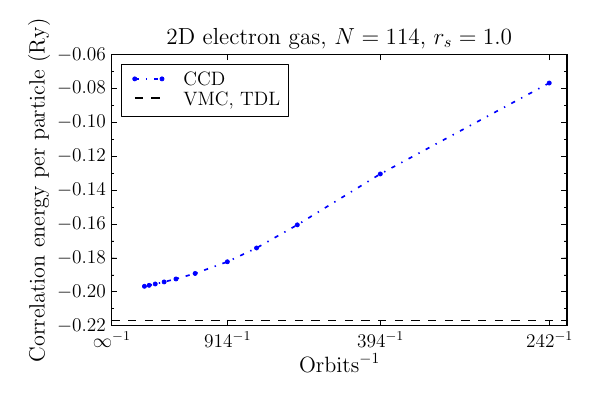

Recreate this plot in Python.
from numpy import *
from matplotlib.pyplot import *
from matplotlib import rc
from matplotlib.ticker import MultipleLocator, FormatStrFormatter

#     Use Latex font as default
rc('font',**{'family':'serif','serif':['Helvetica']})
rc('text', usetex=True)
matplotlib.rcParams.update({'font.size': 14})
rc('legend',**{'fontsize':14})   

#     Initialize a figure
fig = figure(figsize=(6,4), dpi=60)

#     Read data file
fileName = "nShellsEneOrbits";
#fileNameSRG = "N26_srg";
#fileNameFCIQ = "N26_fciqmc_data";
fileNameCCD = "N114_ccd";

#dataSRG = loadtxt(fileNameSRG)
#dataFCIQ = loadtxt(fileNameFCIQ)
dataCCD = loadtxt(fileNameCCD)

#orbitsSRG = 1/dataSRG[:,1]
#orbitsFCIQ = 1/dataFCIQ[:,1]
orbitsCCD = 1/dataCCD[:,1]

#eneSRG = dataSRG[:,3]
#eneFCIQ = dataFCIQ[:,2]
eneCCD = dataCCD[:,3] 

dashes1 = [5,2,2,2];
dashes2 = [5,2,1,2,1,2];

spring_green = (0, 1.0, 0)

#     Plot
#p1 = plot(orbitsSRG, eneSRG, color="red", linewidth=1.2, 
#          linestyle=":", marker=".", label="SRG")
#p1 = plot(orbitsFCIQ, eneFCIQ, color=spring_green, 
#          linestyle="noline", marker=".", label="FCIQMC")
p3 = plot(orbitsCCD, eneCCD, color="blue", linewidth=1.2,
          linestyle="-.", marker=".", label="CCD")

plot([0, 0.021], [-0.217, -0.217], 'k', lw=1.2, linestyle="--",
     label="VMC, TDL")
# plot([0, N_ele.max()], [0.242, 0.242], 'k', lw=1.2, linestyle="-.")
# plot([0, N_ele.max()], [0.0945, 0.0945], 'k', lw=1.2, linestyle="-")


#     Legend
leg = legend(loc='upper left', labelspacing=0.1)
fr_leg = leg.get_frame()
fr_leg.set_lw(0.6)

#     Set minor and major ticks
#majorLocatorX = MultipleLocator(50)
#minorLocatorX = MultipleLocator(10)
majorLocatorY = MultipleLocator(0.02)
minorLocatorY = MultipleLocator(0.01)
axis = fig.gca()
#axis.xaxis.set_major_locator(majorLocatorX)
#axis.xaxis.set_minor_locator(minorLocatorX)
axis.yaxis.set_major_locator(majorLocatorY)
axis.yaxis.set_minor_locator(minorLocatorY)

xticks([0.0, 1./914, 1./394, 1./242],
       [r'$\infty^{-1}$', r'$914^{-1}$', r'$394^{-1}$', r'$242^{-1}$',])
#yticks([-0.217], [-0.217])

#     Limits on axes
#xlim(nShellsCCD.min(), nShellsCCD.max())
#xlim(0.0, orbitsSRG.max())
xlim(0.0, 0.0043)
#ylim(ene_hf.min(), ene_hf.max())
#ylim(-0.23, -0.17)

#     Set axis labels
xlabel('Orbits$^{-1}$', fontsize=16)
ylabel('Correlation energy per particle (Ry)', fontsize=16)
title("2D electron gas, $N = 114$, $r_{s} = 1.0$")

fig.tight_layout()
frame = axis.get_frame()
frame.set_linewidth(0.1)

#show()

fig.savefig(fileName+'.pdf', format='pdf')
fig.savefig(fileName+'.eps', format='eps')
